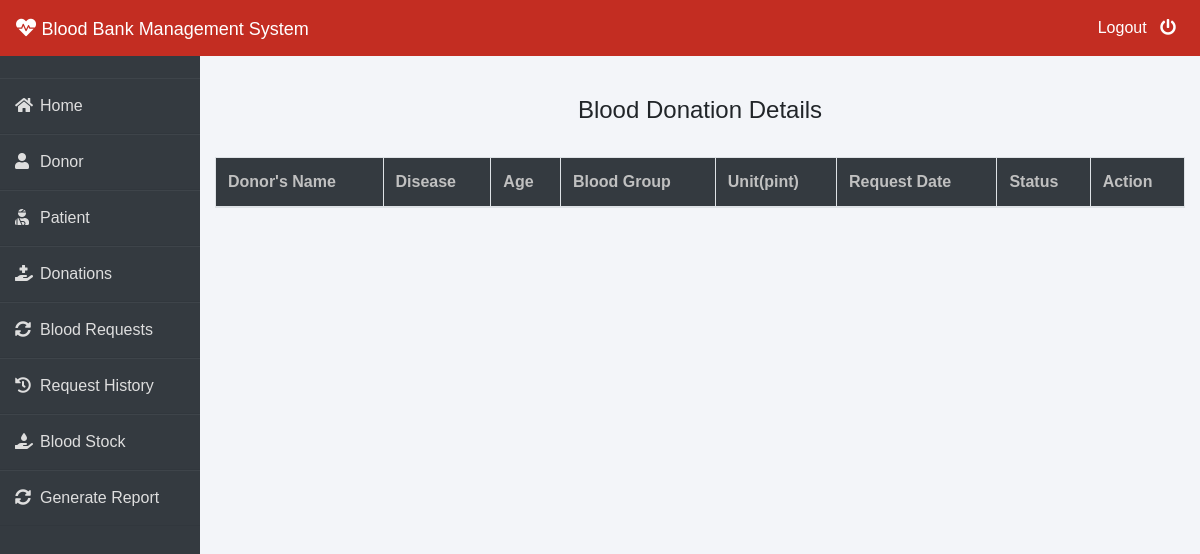
Before: /admin-donation (signed in) with the older database file.
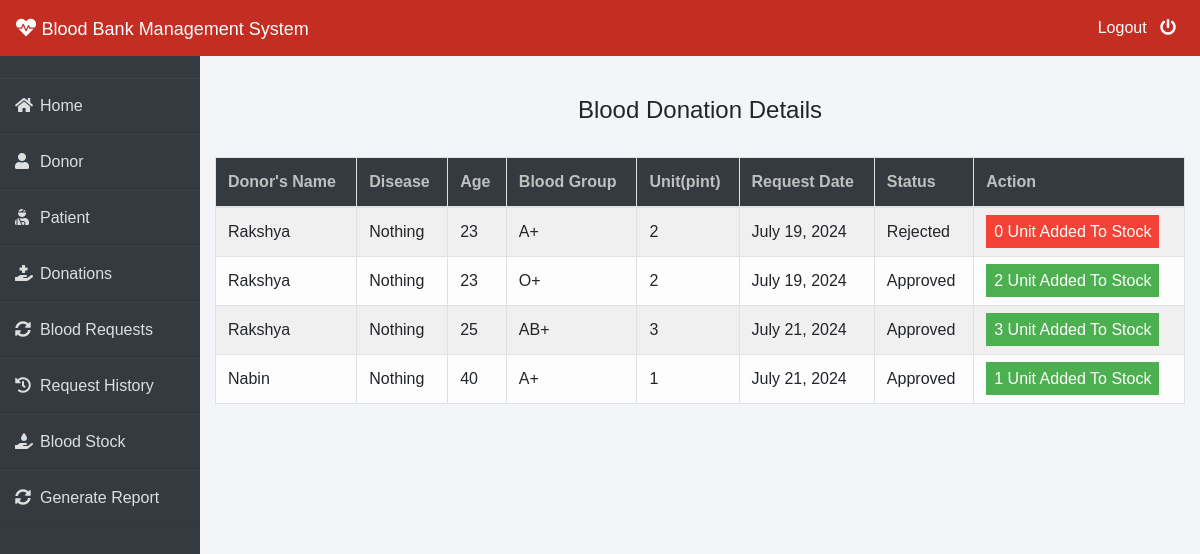
After: the same page with the newer database file.
### donor/models.py (models this page shows, shortened)
class BloodDonate(models.Model):
    donor=models.ForeignKey(Donor,on_delete=models.CASCADE)
    disease=models.CharField(max_length=100,default="Nothing")
    age=models.PositiveIntegerField()
    bloodgroup=models.CharField(max_length=10)
    unit=models.PositiveIntegerField(default=0)
    status=models.CharField(max_length=20,default="Pending")
    date_approved = models.DateField(null=True)
    date=models.DateField(auto_now=True)

class Donor(models.Model):
    user=models.OneToOneField(User,on_delete=models.CASCADE)
    profile_pic= models.ImageField(upload_to='profile_pic/Donor/',null=True,blank=True)
    bloodgroup=models.CharField(max_length=10)
    address = models.CharField(max_length=40)
    mobile = models.CharField(max_length=20,null=False)
    def __str__(self):
        return self.user.first_name

### blood/views.py (the view)
# urls.py: path('admin-donation', views.admin_donation_view,name='admin-donation'),
@login_required(login_url='adminlogin')
def admin_donation_view(request):
    donations=dmodels.BloodDonate.objects.all()
    return render(request,'blood/admin_donation.html',{'donations':donations})

### templates/blood/admin_donation.html (shortened to what this page needs)
{% extends 'blood/adminbase.html' %}
{% block content %}
{% load widget_tweaks %}
{%load static%}
<head>
   </head>
<br><br>
<div class="container">
    <H4 class="text-center">Blood Donation Details</H4><br>
    <table class="table table-light table-hover table-bordered table-striped">
        <thead class="bg-dark">
            <tr>
                <th scope="col" style="color: rgb(192, 192, 192);">Donor's Name</th>
                <th scope="col" style="color: rgb(192, 192, 192);">Disease</th>
                <th scope="col" style="color: rgb(192, 192, 192);">Age</th>
                <th scope="col" style="color: rgb(192, 192, 192);">Blood Group</th>
                <th scope="col" style="color: rgb(192, 192, 192);">Unit(pint)</th>
                <th scope="col" style="color: rgb(192, 192, 192);">Request Date</th>
                <th scope="col" style="color: rgb(192, 192, 192);">Status</th>
                <th style="color: rgb(192, 192, 192);">Action</th>
            </tr>
        </thead>
        <tbody>
            {% for t in donations %}
            <tr>
                <td> {{t.donor}}</td>
                <td> {{t.disease}}</td>
                <td> {{t.age}}</td>
                <td>{{t.bloodgroup}}</td>
                <td>{{t.unit}}</td>
                <td>{{t.date}}</td>
                <td>{{t.status}}</td>
                {% if t.status == 'Pending' %}
                <td>
                    <button class="btn btn-success btn-sm"><a  style="text-decoration: none;color: white;" href="{% url 'approve-donation' t.id  %}"><i class="fa fa-check"></i> Approve</a> </button>
                    <button class="btn btn-danger btn-sm"><a  style="text-decoration: none;color: white;" href="{% url 'reject-donation' t.id  %}"><i class="fa fa-times"></i> Reject</a> </button>
                </td>
                {% elif  t.status == 'Approved' %}
                <td><span class="label success">{{t.unit}} Unit Added To Stock</span></td>
                {% else %}
                <td><span class="label danger">0 Unit Added To Stock</span></td>
                {% endif %}
            </tr>
            {% endfor %}
        </tbody>
    </table>
</div>
{% endblock content %}

Changed rows visible on the page:
added BloodDonate: donor "Rakshya", disease "Nothing", age "23", bloodgroup "A+", unit "2", date "July 19, 2024", status "Rejected", shows "0 Unit Added To Stock"
added BloodDonate: donor "Rakshya", disease "Nothing", age "23", bloodgroup "O+", unit "2", date "July 19, 2024", status "Approved"
added BloodDonate: donor "Rakshya", disease "Nothing", age "25", bloodgroup "AB+", unit "3", date "July 21, 2024", status "Approved"
added BloodDonate: donor "Nabin", disease "Nothing", age "40", bloodgroup "A+", unit "1", date "July 21, 2024", status "Approved"
